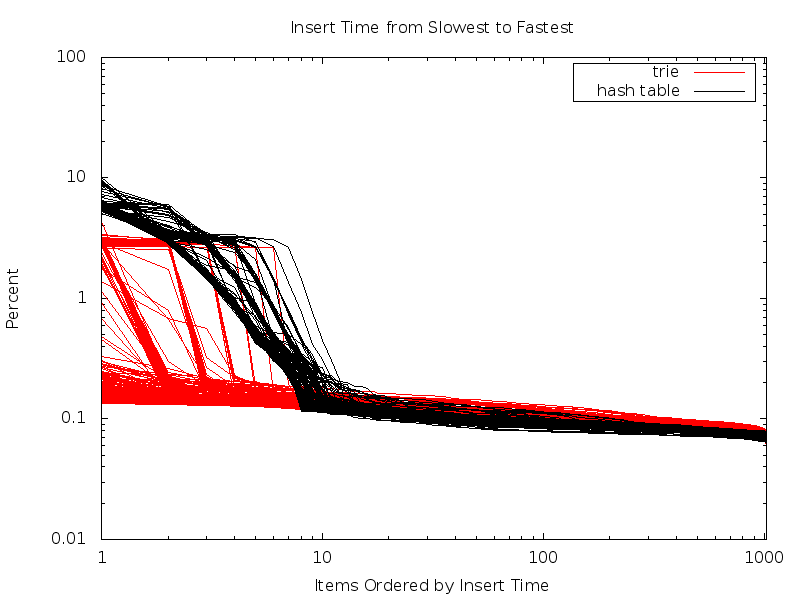

Reproduce this figure in gnuplot.
set key right box
set title "Insert Time from Slowest to Fastest"
set xlabel "Items Ordered by Insert Time"
set ylabel "Percent"
set xrange [1:1024]
set terminal png size 800, 600
set output "insert-gini.png"
set logscale x
set logscale y
plot "./std-gini-set-1024-300.dat" ps 1 title "trie" with lines, "./std-gini-unordered_set-1024-300.dat" ps 0.333 lc rgb "black" title "hash table" with lines